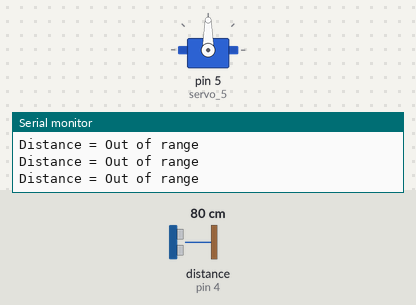
This sketch was run on a simulated Arduino Uno, built with avr-gcc and run on an emulated ATmega328P. Shown: servo, the last lines printed to the serial monitor. Wiring (inferred from the names in the program): ultrasonic range finder: trigger pin 3; echo pin 4. The test bench sets the inputs (shaded band); at power-on: distance to the obstacle (sensor on pin 4) 80 cm. The echo pulse lasts 58.3 µs per cm.

Above: at 1.3 s.
1.4 s: distance to the obstacle (sensor on pin 4) set to 12 cm
3.2 s: distance to the obstacle (sensor on pin 4) set to 9 cm
At 5.6 s:
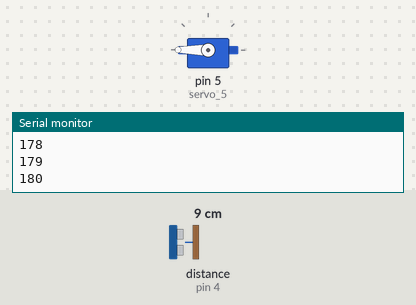
At 13.1 s:
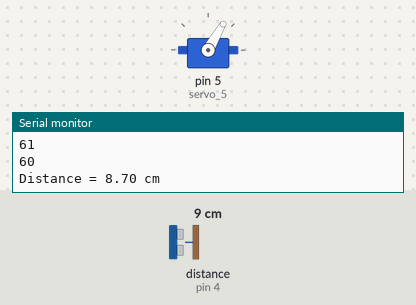
Timing chart, 0 to 18.2 s (numbered marks = the images above; inputs shaded):
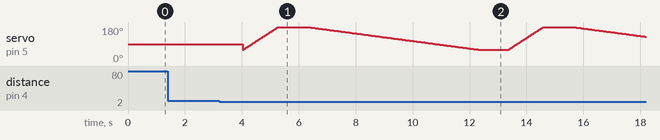

Measured:
- the behaviour switches between 11 and 10 cm on distance to the obstacle (sensor on pin 4) (found by bisection; images 0 and 1)

The sketch:

parking.ino
```cpp
#include <Servo.h>
Servo servo_5;
int i=0;
#define trigPin 3
#define echoPin 4
#define ledr 6
#define ledb 7
#define moteur 5
float duration, distance;
void tourne(void){
    for (i=60 ; i<=180 ; i++)
  {
  servo_5.write(i);
  Serial.println (i);
    delay(10);
  }
 delay(1000);
 for (i=180   ; i>=60;i--)
{
  servo_5.write(i);
  Serial.println(i);
  delay (50);
}
}

void setup() {
  servo_5.attach(5);
  Serial.begin (9600);
  pinMode(trigPin, OUTPUT);
  pinMode(echoPin, INPUT);
}

void loop() {

  digitalWrite(trigPin, LOW);
  delayMicroseconds(1000);
  digitalWrite(trigPin, HIGH);
  delayMicroseconds(1000);
  digitalWrite(trigPin, LOW);

  duration = pulseIn(echoPin, HIGH);


  distance = (duration / 2) * 0.0343;

  Serial.print("Distance = ");
  if (distance >= 10  || distance <= 2) {
     Serial.println("Out of range");
     digitalWrite(ledr , HIGH);
     digitalWrite(ledb , LOW);

  }
  else {
    Serial.print(distance);
    Serial.println(" cm");
    delay(500);
    digitalWrite(ledr , LOW);
    digitalWrite(ledb , HIGH);
    tourne();
  }
  delay(500);
}
```
